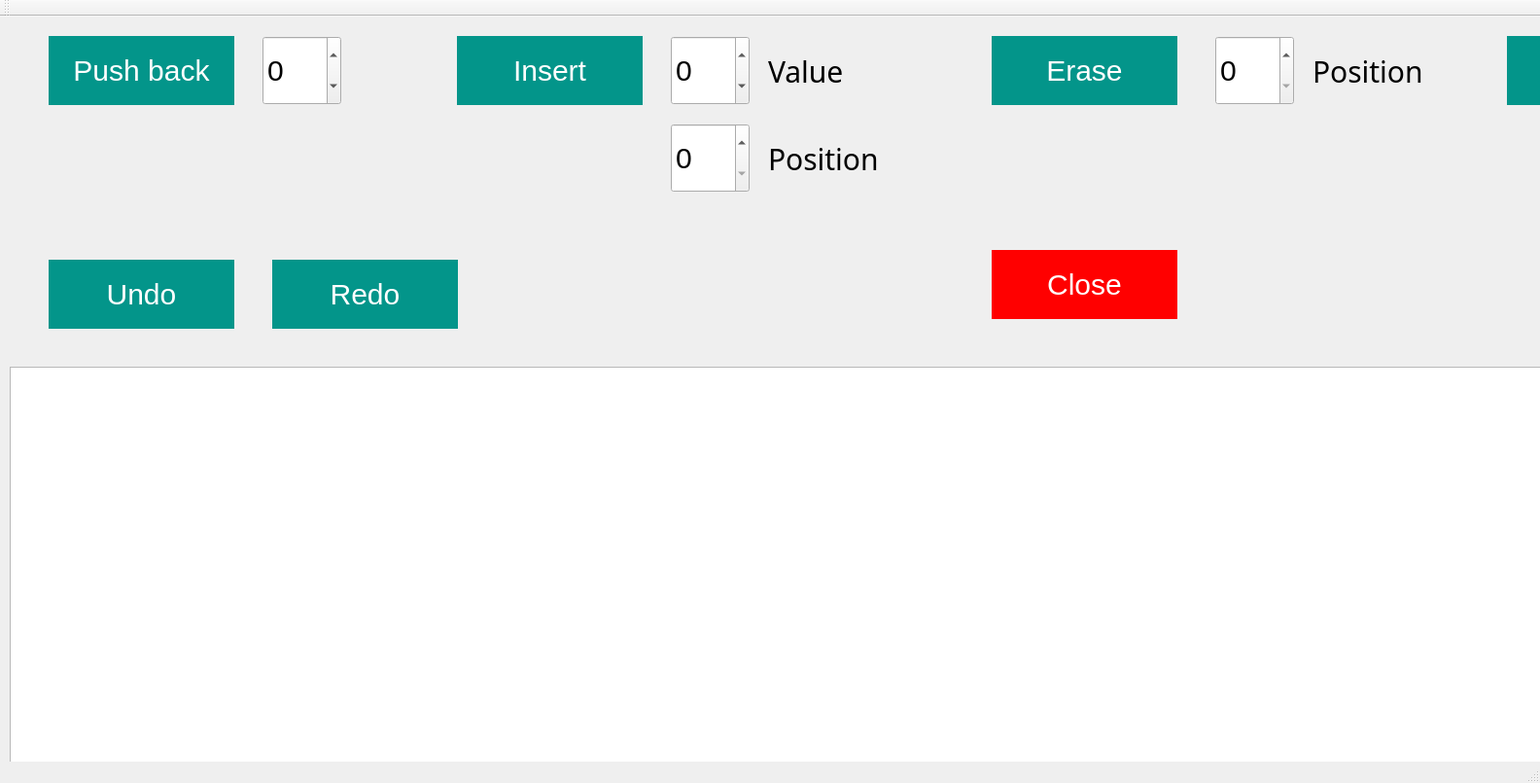
<?xml version="1.0" encoding="UTF-8"?>
<ui version="4.0">
 <class>MainWindow</class>
 <widget class="QMainWindow" name="MainWindow">
  <property name="geometry">
   <rect>
    <x>0</x>
    <y>0</y>
    <width>1584</width>
    <height>805</height>
   </rect>
  </property>
  <property name="windowTitle">
   <string>List visualization</string>
  </property>
  <property name="styleSheet">
   <string notr="true">QPushButton{
	background-color: 	#03958A;
	color: #ffffff;
	text-transform:uppercase;
	border: none;
	outline:none;
	font-size: 30px;
	width: 100px;
	height: 40px;
}

QPushButton:hover{
	background-color: #02665e;
}

QPushButton:pressed{
	background-color: #00423c;
}

QSpinBox{
	font-size: 30px;
}

QLabel{
	font-family:  sans-serif;;
	font-size: 30px;
}</string>
  </property>
  <property name="toolButtonStyle">
   <enum>Qt::ToolButtonFollowStyle</enum>
  </property>
  <widget class="QWidget" name="centralWidget">
   <widget class="QGraphicsView" name="graphicsView">
    <property name="geometry">
     <rect>
      <x>10</x>
      <y>360</y>
      <width>1900</width>
      <height>431</height>
     </rect>
    </property>
    <property name="minimumSize">
     <size>
      <width>1000</width>
      <height>200</height>
     </size>
    </property>
   </widget>
   <widget class="QPushButton" name="pushBackButton">
    <property name="geometry">
     <rect>
      <x>50</x>
      <y>20</y>
      <width>191</width>
      <height>71</height>
     </rect>
    </property>
    <property name="text">
     <string>Push back</string>
    </property>
   </widget>
   <widget class="QSpinBox" name="pushBackField">
    <property name="geometry">
     <rect>
      <x>270</x>
      <y>20</y>
      <width>81</width>
      <height>71</height>
     </rect>
    </property>
    <property name="minimum">
     <number>-99</number>
    </property>
    <property name="maximum">
     <number>99</number>
    </property>
   </widget>
   <widget class="QPushButton" name="insertButton">
    <property name="geometry">
     <rect>
      <x>470</x>
      <y>20</y>
      <width>191</width>
      <height>71</height>
     </rect>
    </property>
    <property name="text">
     <string>Insert</string>
    </property>
   </widget>
   <widget class="QSpinBox" name="insertValueField">
    <property name="geometry">
     <rect>
      <x>690</x>
      <y>20</y>
      <width>81</width>
      <height>71</height>
     </rect>
    </property>
    <property name="minimum">
     <number>-99</number>
    </property>
    <property name="value">
     <number>0</number>
    </property>
   </widget>
   <widget class="QLabel" name="valueLabel">
    <property name="geometry">
     <rect>
      <x>790</x>
      <y>20</y>
      <width>111</width>
      <height>71</height>
     </rect>
    </property>
    <property name="font">
     <font>
      <family>sans-serif</family>
      <pointsize>-1</pointsize>
     </font>
    </property>
    <property name="text">
     <string>Value</string>
    </property>
   </widget>
   <widget class="QLabel" name="positionLabel">
    <property name="geometry">
     <rect>
      <x>790</x>
      <y>110</y>
      <width>121</width>
      <height>71</height>
     </rect>
    </property>
    <property name="font">
     <font>
      <family>sans-serif</family>
      <pointsize>-1</pointsize>
     </font>
    </property>
    <property name="text">
     <string>Position</string>
    </property>
   </widget>
   <widget class="QSpinBox" name="insertPositionField">
    <property name="geometry">
     <rect>
      <x>690</x>
      <y>110</y>
      <width>81</width>
      <height>71</height>
     </rect>
    </property>
   </widget>
   <widget class="QPushButton" name="clearButton">
    <property name="geometry">
     <rect>
      <x>1550</x>
      <y>20</y>
      <width>191</width>
      <height>71</height>
     </rect>
    </property>
    <property name="text">
     <string>Clear list</string>
    </property>
   </widget>
   <widget class="QPushButton" name="eraseButton">
    <property name="geometry">
     <rect>
      <x>1020</x>
      <y>20</y>
      <width>191</width>
      <height>71</height>
     </rect>
    </property>
    <property name="minimumSize">
     <size>
      <width>0</width>
      <height>0</height>
     </size>
    </property>
    <property name="styleSheet">
     <string notr="true">QPushButton{
	background-color: 	#03958A;
	color: #ffffff;
	text-transform:uppercase;
	border: none;
	outline:none;
	font-size: 30px;
	width: 100px;
	height: 40px;
}

QPushButton:hover{
	background-color: #02665e;
}

QPushButton:pressed{
	background-color: #00423c;
}</string>
    </property>
    <property name="text">
     <string>Erase</string>
    </property>
   </widget>
   <widget class="QSpinBox" name="erasePositionField">
    <property name="geometry">
     <rect>
      <x>1250</x>
      <y>20</y>
      <width>81</width>
      <height>71</height>
     </rect>
    </property>
   </widget>
   <widget class="QLabel" name="positionLabel_2">
    <property name="geometry">
     <rect>
      <x>1350</x>
      <y>20</y>
      <width>121</width>
      <height>71</height>
     </rect>
    </property>
    <property name="font">
     <font>
      <family>sans-serif</family>
      <pointsize>-1</pointsize>
     </font>
    </property>
    <property name="text">
     <string>Position</string>
    </property>
   </widget>
   <widget class="QPushButton" name="undoButton">
    <property name="geometry">
     <rect>
      <x>50</x>
      <y>250</y>
      <width>191</width>
      <height>71</height>
     </rect>
    </property>
    <property name="styleSheet">
     <string notr="true">QPushButton{
	background-color: 	#03958A;
	color: #ffffff;
	text-transform:uppercase;
	border: none;
	outline:none;
	font-size: 30px;
	width: 100px;
	height: 40px;
}

QPushButton:hover{
	background-color: #02665e;
}

QPushButton:pressed{
	background-color: #00423c;
}</string>
    </property>
    <property name="text">
     <string>Undo</string>
    </property>
   </widget>
   <widget class="QPushButton" name="redoButton">
    <property name="geometry">
     <rect>
      <x>280</x>
      <y>250</y>
      <width>191</width>
      <height>71</height>
     </rect>
    </property>
    <property name="text">
     <string>Redo</string>
    </property>
   </widget>
   <widget class="QPushButton" name="closeButton">
    <property name="geometry">
     <rect>
      <x>1020</x>
      <y>240</y>
      <width>191</width>
      <height>71</height>
     </rect>
    </property>
    <property name="styleSheet">
     <string notr="true">QPushButton{
background-color:red;
}
QPushButton:hover{
background-color:#8b0000;
}</string>
    </property>
    <property name="text">
     <string>Close</string>
    </property>
   </widget>
  </widget>
  <widget class="QMenuBar" name="menuBar">
   <property name="geometry">
    <rect>
     <x>0</x>
     <y>0</y>
     <width>1584</width>
     <height>20</height>
    </rect>
   </property>
  </widget>
  <widget class="QToolBar" name="mainToolBar">
   <attribute name="toolBarArea">
    <enum>TopToolBarArea</enum>
   </attribute>
   <attribute name="toolBarBreak">
    <bool>false</bool>
   </attribute>
  </widget>
  <widget class="QStatusBar" name="statusBar"/>
 </widget>
 <layoutdefault spacing="6" margin="11"/>
 <resources/>
 <connections/>
</ui>
